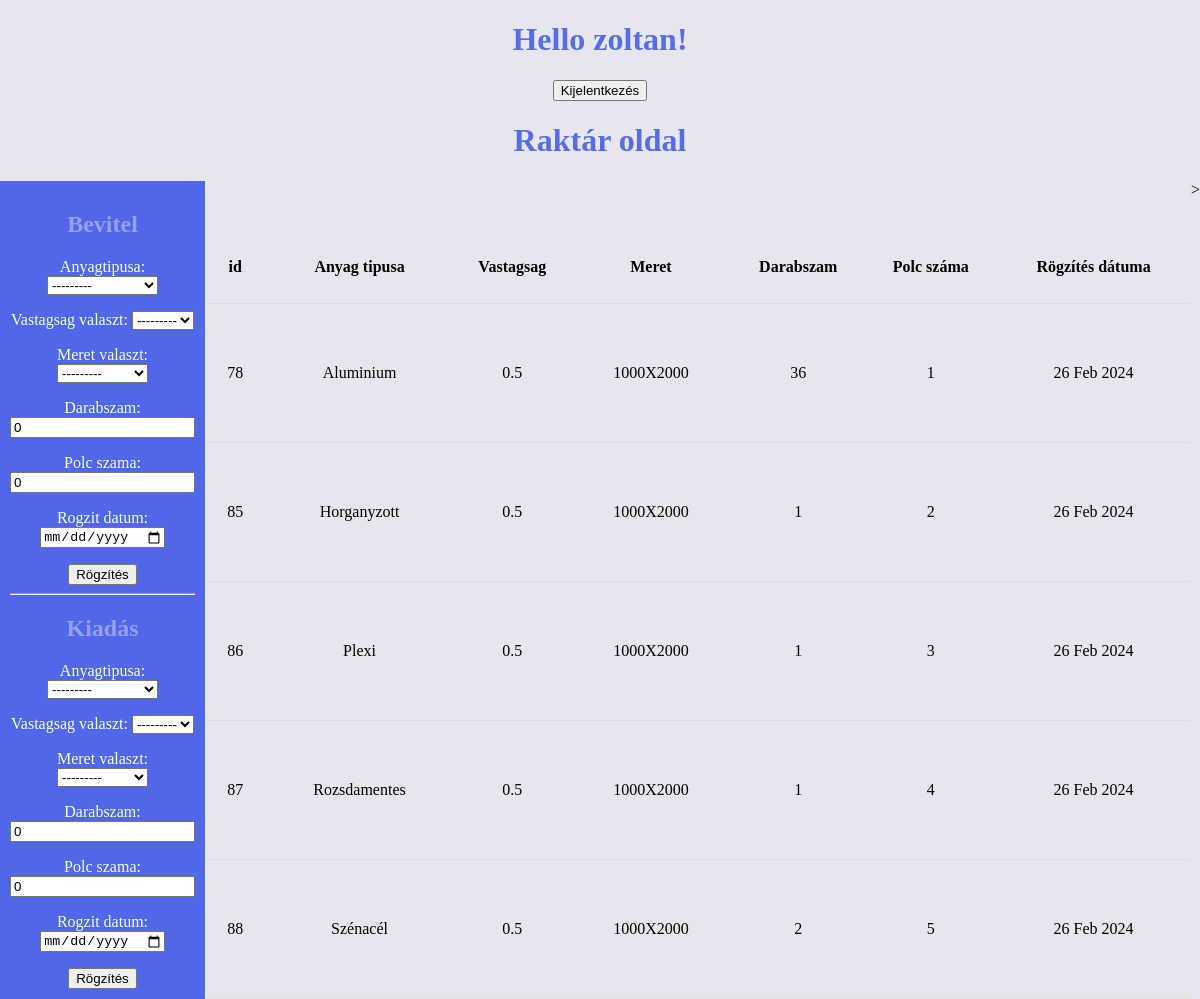
Page /raktar/ (signed in) on the earlier database version.
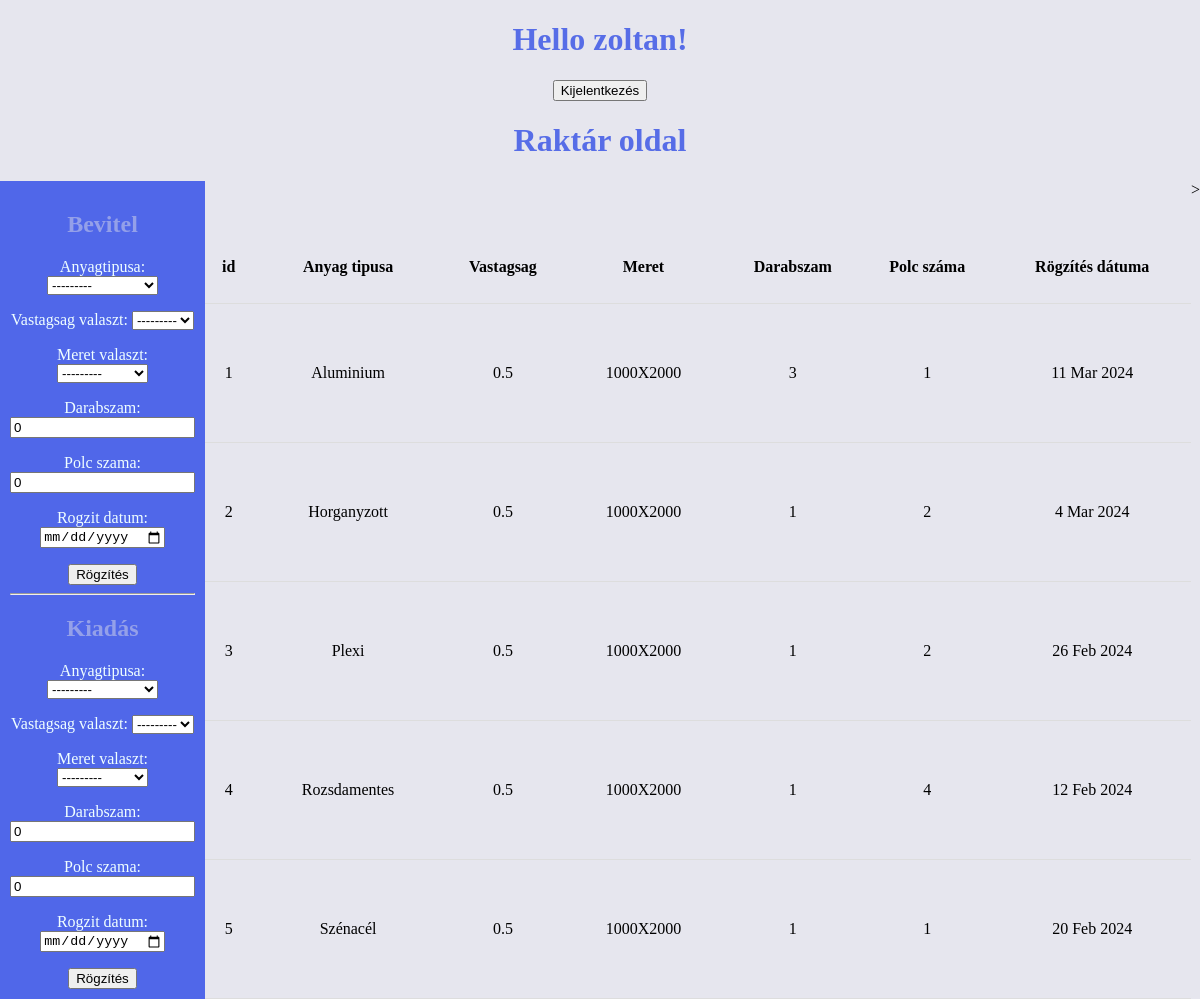
Same page on the later database version.
### raktar_app/models.py (models this page shows, shortened)
class CustomUser(AbstractUser):
     raktaros = models.BooleanField(default=False)
     lezervago = models.BooleanField(default=False)

class Alapanyag(models.Model):
     anyagtipus = [
                        ("Aluminium" , "Aluminium"),
                        ("Horganyzott" , "Horganyzott"),
                        ("Plexi", "Plexi"),
                        ("Rozsdamentes","Rozsdamentes"),
                        ("Szénacél", "Szénacél") ]
     anyagtipusa= models.CharField(max_length = 20 ,choices = anyagtipus)
     vastagsag = [("0.5", "0.5"),
                  ("1.0", "1.0"),
                  ("1,5", "1,5"),
                  ("2.0", "2.0"),
                  ("2,5", "2,5")]
     vastagsag_valaszt = models.CharField(max_length = 10, choices = vastagsag)
     meret = [("1000X2000", "1000X2000"),
              ("1250X2500", "1250X2000"),
              ("1500X3000", "1500X3000"),
              ]
     meret_valaszt = models.CharField(max_length =30, choices = meret)
     darabszam = models.PositiveIntegerField(default=0)
     polc_szama = models.PositiveIntegerField(default=0)
     rogzit_datum = models.DateField()

### raktar_app/views.py (the view, shortened to what this page needs)
# urls.py: path('raktar/' ,views.bevitel_kiadas, name='raktar'),
def bevitel_kiadas( request):
     bevform = BevitelForm()
     kiform = KiadasForm()
     alapanyagok_lista = Alapanyag.objects.all()
     return render(request, 'raktar.html', { 'object_list':alapanyagok_lista,
                                            'bevform': bevform,
                                            'kiform': kiform })

### raktar_app/forms.py
class BevitelForm(forms.ModelForm):
    class Meta:
        DATE_FORMATS = ['%Y-%m-%d']
        model = Alapanyag
        fields = ('anyagtipusa',
                  'vastagsag_valaszt',
                  'meret_valaszt',
                  'darabszam',
                  'polc_szama',
                  'rogzit_datum' )
        widgets={'rogzit_datum': forms.DateInput(attrs={"type": "date"}, format = "%Y-%m-%d" )}

class KiadasForm(forms.ModelForm):
    class Meta:
        DATE_FORMATS = ['%Y-%m-%d']
        model = Alapanyag
        fields = ('anyagtipusa',
                  'vastagsag_valaszt',
                  'meret_valaszt',
                  'darabszam',
                  'polc_szama',
                  'rogzit_datum' )
        widgets={'rogzit_datum': forms.DateInput(attrs={"type": "date"}, format = "%Y-%m-%d" )}

### templates/raktar.html (shortened to what this page needs)
{% extends 'base.html'%}
{% block content%}
    {% if user.is_authenticated and user.raktaros == True%}
    <h1>Hello {{user.username}}!</h1>
    <form action="{% url 'logout' %}" method="post">
        <button type="submit">Kijelentkezés</button>
    </form>
    <h1>Raktár oldal</h1>
    <div class="raktarcontainer">
    <div class="raktaroldalsav">
        <form method="POST">
            <h2>Bevitel</h2>
            {{bevform.as_p}}
            <button name="bevitel" type="submit">Rögzítés</button>
        </form>
        <hr>
        <form method="POST">
            <h2>Kiadás</h2>
            {{kiform.as_p}}
            <button name="kiad" type="submit">Rögzítés</button>
        </form>
    </div>
    <div class="raktartartalom">
            <table>
                <tr>
                    <th>id</th>
                    <th>Anyag tipusa</th>
                    <th>Vastagsag</th>
                    <th>Meret</th>
                    <th>Darabszam</th>
                    <th>Polc száma</th>
                    <th>Rögzítés dátuma</th>
                </tr>
                {% for adatok in object_list%}
                <tr>
                    <td>{{adatok.id}}</td>
                    <td>{{adatok.anyagtipusa}}</td>
                    <td>{{adatok.vastagsag_valaszt}}</td>
                    <td>{{adatok.meret_valaszt}}</td>
                    <td>{{adatok.darabszam}}</td>
                    <td>{{adatok.polc_szama}}</td>
                    <td>{{adatok.rogzit_datum}}</td>
                </tr>
                {% endfor %}
            </table>
        </div>>
    </div>
    {%else%}
    <p>Nem vagy bejelentkezeve!</p>
    <a href="{%url 'login'%}">Bejelentkezés</a>
    {%endif%}
{%endblock%}

### templates/base.html (shortened to what this page needs)
{% load static %}
<!DOCTYPE html>
<html lang="hu">
<head>
    <link rel="stylesheet" href="{% static 'css/style.css' %}">
</head>
<body>
    <div class="conatiner">
        {% block content %}{% endblock %}
    </div>
</body>
</html>

### raktar_app/static/css/style.css (style rules this page uses)
body { margin: 0; background-color: rgb(230, 230, 238); text-align: center; }
h1 { color: rgb(87, 109, 231); }
h2 { color: rgb(148, 160, 233); }
.raktarcontainer { width: 100vw; min-height: 100vh; display: flex; flex-direction: row; }
.raktaroldalsav { color: azure; height: auto; width: 20%; background-color: rgb(80, 103, 233); padding: 10px; }
.raktartartalom { margin: 0; width: 1280px; height: auto; display: flex; justify-content: end; }
table { margin-top: 50px; border-collapse: collapse; width: 100%; }
tr { border-bottom: 1px solid #ddd; }
td { position: sticky; padding: 10px; text-align: center; }

Differences in the rows shown:
removed Alapanyag: id "78", anyagtipusa "Aluminium", vastagsag_valaszt "0.5", meret_valaszt "1000X2000", darabszam "36", polc_szama "1", rogzit_datum "26 Feb 2024"
removed Alapanyag: id "85", anyagtipusa "Horganyzott", vastagsag_valaszt "0.5", meret_valaszt "1000X2000", darabszam "1", polc_szama "2", rogzit_datum "26 Feb 2024"
removed Alapanyag: id "86", anyagtipusa "Plexi", vastagsag_valaszt "0.5", meret_valaszt "1000X2000", darabszam "1", polc_szama "3", rogzit_datum "26 Feb 2024"
removed Alapanyag: id "87", anyagtipusa "Rozsdamentes", vastagsag_valaszt "0.5", meret_valaszt "1000X2000", darabszam "1", polc_szama "4", rogzit_datum "26 Feb 2024"
removed Alapanyag: id "88", anyagtipusa "Szénacél", vastagsag_valaszt "0.5", meret_valaszt "1000X2000", darabszam "2", polc_szama "5", rogzit_datum "26 Feb 2024"
added Alapanyag: id "1", anyagtipusa "Aluminium", vastagsag_valaszt "0.5", meret_valaszt "1000X2000", darabszam "3", polc_szama "1", rogzit_datum "11 Mar 2024"
added Alapanyag: id "2", anyagtipusa "Horganyzott", vastagsag_valaszt "0.5", meret_valaszt "1000X2000", darabszam "1", polc_szama "2", rogzit_datum "4 Mar 2024"
added Alapanyag: id "3", anyagtipusa "Plexi", vastagsag_valaszt "0.5", meret_valaszt "1000X2000", darabszam "1", polc_szama "2", rogzit_datum "26 Feb 2024"
added Alapanyag: id "4", anyagtipusa "Rozsdamentes", vastagsag_valaszt "0.5", meret_valaszt "1000X2000", darabszam "1", polc_szama "4", rogzit_datum "12 Feb 2024"
added Alapanyag: id "5", anyagtipusa "Szénacél", vastagsag_valaszt "0.5", meret_valaszt "1000X2000", darabszam "1", polc_szama "1", rogzit_datum "20 Feb 2024"
